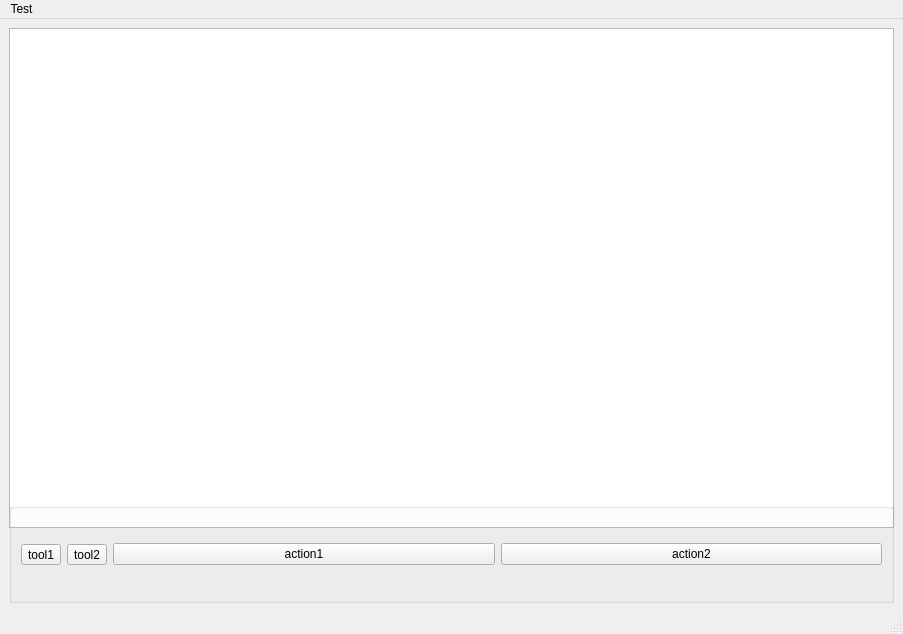
<?xml version="1.0" encoding="UTF-8"?>
<ui version="4.0">
 <class>SampleMainWindowWithButtons</class>
 <widget class="QMainWindow" name="SampleMainWindowWithButtons">
  <property name="geometry">
   <rect>
    <x>0</x>
    <y>0</y>
    <width>903</width>
    <height>634</height>
   </rect>
  </property>
  <property name="minimumSize">
   <size>
    <width>500</width>
    <height>300</height>
   </size>
  </property>
  <property name="baseSize">
   <size>
    <width>500</width>
    <height>300</height>
   </size>
  </property>
  <property name="windowTitle">
   <string>Stone of Orthanc</string>
  </property>
  <property name="layoutDirection">
   <enum>Qt::LeftToRight</enum>
  </property>
  <widget class="QWidget" name="centralwidget">
   <property name="sizePolicy">
    <sizepolicy hsizetype="Preferred" vsizetype="Preferred">
     <horstretch>0</horstretch>
     <verstretch>0</verstretch>
    </sizepolicy>
   </property>
   <property name="layoutDirection">
    <enum>Qt::LeftToRight</enum>
   </property>
   <layout class="QVBoxLayout" name="verticalLayout_2" stretch="0,0">
    <property name="sizeConstraint">
     <enum>QLayout::SetDefaultConstraint</enum>
    </property>
    <item>
     <widget class="QCairoWidget" name="cairoCentralWidget">
      <property name="minimumSize">
       <size>
        <width>0</width>
        <height>500</height>
       </size>
      </property>
     </widget>
    </item>
    <item>
     <widget class="QGroupBox" name="horizontalGroupBox">
      <property name="minimumSize">
       <size>
        <width>0</width>
        <height>100</height>
       </size>
      </property>
      <property name="maximumSize">
       <size>
        <width>16777215</width>
        <height>100</height>
       </size>
      </property>
      <layout class="QHBoxLayout" name="horizontalLayout">
       <item>
        <widget class="QToolButton" name="toolButton1">
         <property name="text">
          <string>tool1</string>
         </property>
        </widget>
       </item>
       <item>
        <widget class="QToolButton" name="toolButton2">
         <property name="text">
          <string>tool2</string>
         </property>
        </widget>
       </item>
       <item>
        <widget class="QPushButton" name="pushButton1">
         <property name="text">
          <string>action1</string>
         </property>
        </widget>
       </item>
       <item>
        <widget class="QPushButton" name="pushButton2">
         <property name="text">
          <string>action2</string>
         </property>
        </widget>
       </item>
      </layout>
     </widget>
    </item>
   </layout>
  </widget>
  <widget class="QMenuBar" name="menubar">
   <property name="geometry">
    <rect>
     <x>0</x>
     <y>0</y>
     <width>903</width>
     <height>22</height>
    </rect>
   </property>
   <widget class="QMenu" name="menuTest">
    <property name="title">
     <string>Test</string>
    </property>
   </widget>
   <addaction name="menuTest"/>
  </widget>
  <widget class="QStatusBar" name="statusbar"/>
 </widget>
 <customwidgets>
  <customwidget>
   <class>QCairoWidget</class>
   <extends>QGraphicsView</extends>
   <header location="global">QCairoWidget.h</header>
  </customwidget>
 </customwidgets>
 <resources/>
 <connections/>
</ui>
